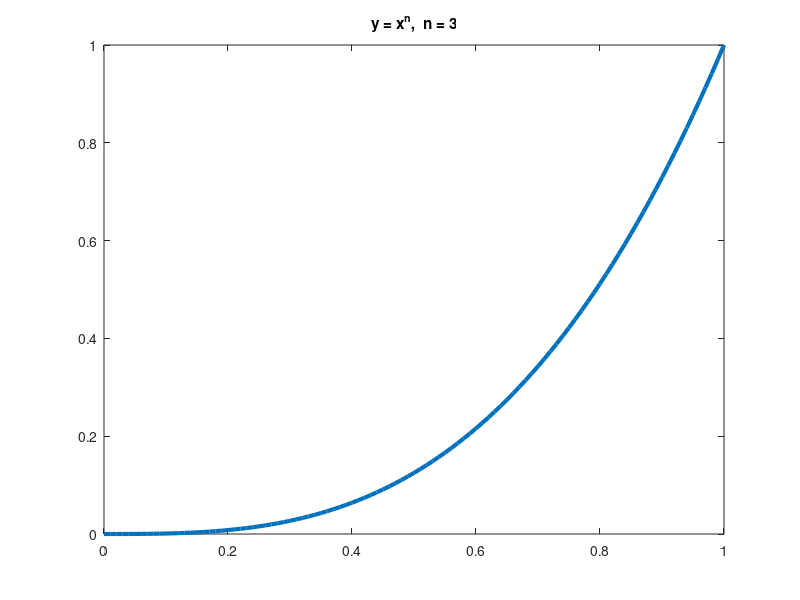
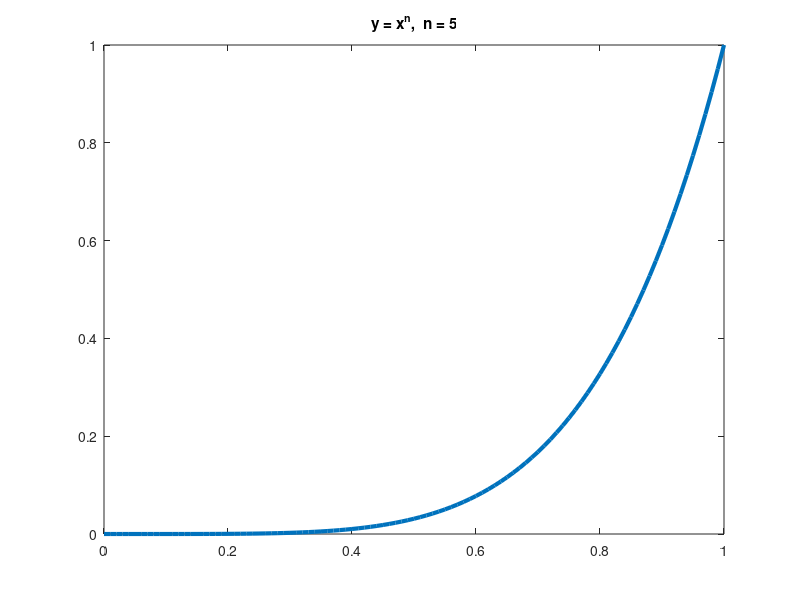

Source code (MATLAB) for these figures, in order: (Note: this script raises an error after producing the figures.)
%%
x = 0:0.01:1;
n = 3;
y = x.^n;
plot(x,y,'LineWidth',3)
title(['y = x^n,  n = ' num2str(n) ])
%%
n = 1:0.5:5;
nImages = length(n);

fig = figure;
for idx = 1:nImages
    y = x.^n(idx);
    plot(x,y,'LineWidth',3)
    title(['y = x^n,  n = ' num2str( n(idx)) ])
    drawnow
    frame = getframe(fig);
    im{idx} = frame2im(frame);
end
close;
%%
figure;
for idx = 1:nImages
    subplot(3,3,idx)
    imshow(im{idx});
end
%%
filename = 'testAnimated.gif'; % Specify the output file name
for idx = 1:nImages
    [A,map] = rgb2ind(im{idx},256);
    if idx == 1
        imwrite(A,map,filename,'gif','LoopCount',Inf,'DelayTime',.5);
    else
        imwrite(A,map,filename,'gif','WriteMode','append','DelayTime',.05);
    end
end